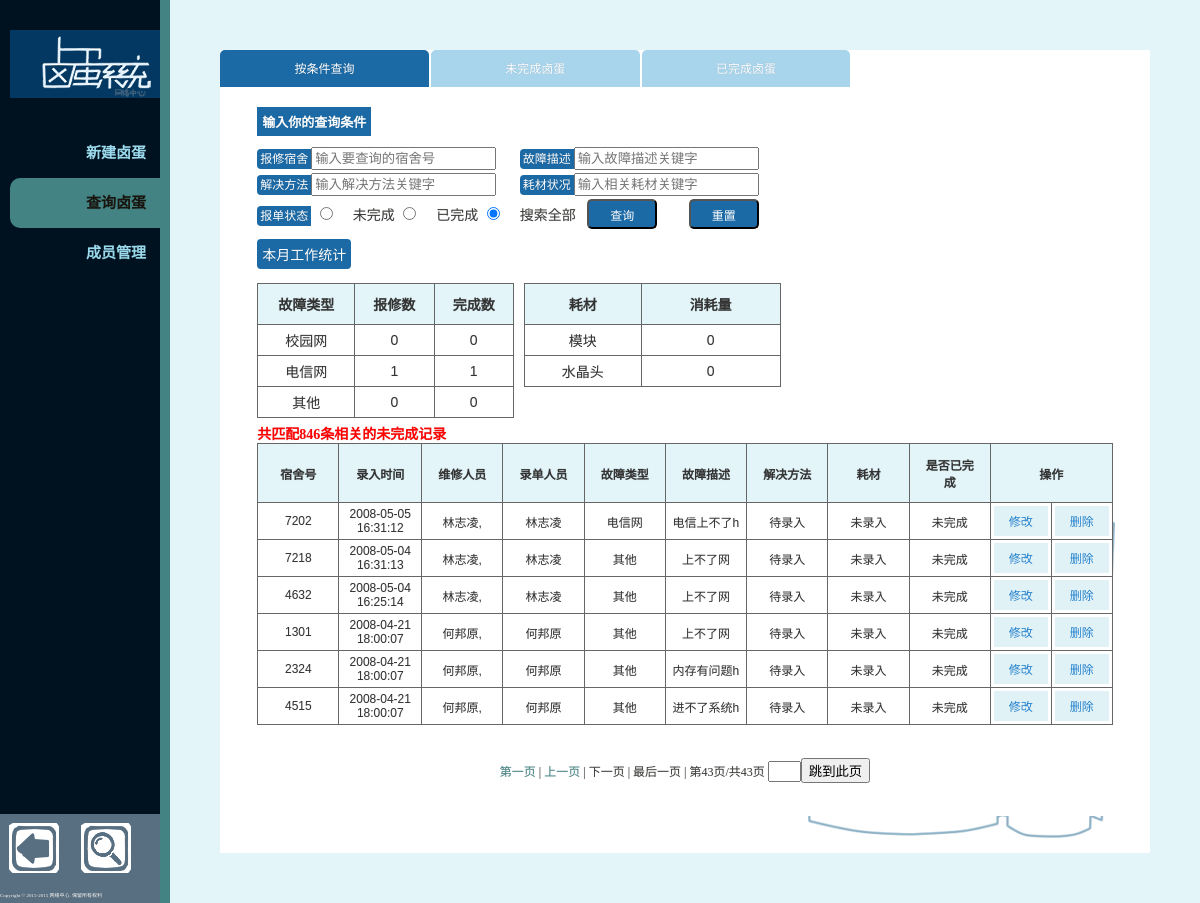
Screenshot of /searchpage.php?page=43 (signed in) with the database file from the repository.
### tables this page shows
CREATE TABLE `mark` (
  `id` int(11) NOT NULL AUTO_INCREMENT,
  `room` char(10) NOT NULL,
  `mendTime` varchar(27) NOT NULL,
  `mender` varchar(50) NOT NULL,
  `marker` varchar(50) NOT NULL,
  `type` int(10) NOT NULL,
  `reportText` text,
  `mendText` text,
  `cost` varchar(150) DEFAULT NULL,
  `isFinish` int(10) DEFAULT NULL,
  UNIQUE KEY `id` (`id`)
);

### connect.php (called while the page is built, shortened)
<?php
		$table_mark = "mark";
?>

### showResult.php (the view, shortened to what this page needs)
<?php
	function showResult($room, $discribe, $solution, $cost, $isFinish)
	{
		require "connect.php";
		if($room && $isFinish != 2)
		{
			$sql = "select * from $table_mark where room LIKE '%".$room."%' and reportText LIKE '%".$discribe."%'
			 and mendText LIKE '%".$solution."%' and cost LIKE '%".$cost."%' and isFinish = '$isFinish'";
		}
		else if($room && $isFinish == 2)
		{
			$sql = "select * from $table_mark where room LIKE '%".$room."%' and reportText LIKE '%".$discribe."%'
			 and mendText LIKE '%".$solution."%' and cost LIKE '%".$cost."%'";
		}
		else if($room == NULL && $isFinish != 2)
		{
			$sql = "select * from $table_mark where reportText LIKE '%".$discribe."%'
			 and mendText LIKE '%".$solution."%' and cost LIKE '%".$cost."%' and isFinish = '$isFinish'";
		}
		else if($room == NULL && $isFinish == 2)
		{
			$sql = "select * from $table_mark where reportText LIKE '%".$discribe."%'
			 and mendText LIKE '%".$solution."%' and cost LIKE '%".$cost."%'";
		}
		$result = $mysqli->query($sql);
		$nums = $result->num_rows;
		echo "<strong style=\"color:red;font-size:14px;\"}>共匹配".$nums."条相关的";
		if($isFinish == 0)
			echo "未完成";
		else if($isFinish == 1)
			echo "已完成";
		echo "记录</strong>";
		echo "<table width=\"100%\" cellpadding=\"1\" align=\"center\" bgcolor=\"#FFFFFF\" class=\"gridtable\">";
		echo "<tr>";
		echo "<th>宿舍号</th><th>录入时间</th><th>维修人员</th><th>录单人员</th><th>故障类型</th><th>故障描述</th><th>解决方法</th>";
		echo "<th>耗材</th><th>是否已完成</th>";
		echo "<th colspan=\"2\">操作</th>";
		echo "</tr>";
		if( 0 == $nums )
		{
			echo "<tr>";
			echo "<td colspan=\"10\">";
			echo "<center><h4>暂无记录</h4></center>";
			echo "</td>";
			echo "</tr>";
			echo "</table>";
		}
		else
		{
			$count = 20;
			$p_count = ceil($nums/$count);
			if ($_GET['page'] == 0 && !$_GET['page'])
			{
				$page = 1;
			}
			elseif($_GET['page'] < 0)
			{
				$page = 1;
			}
			elseif($_GET['page'] > $p_count)
			{
				$page = $p_count;
			}
			else
			{
				$page = $_GET['page'];
			}
			if($room && $isFinish != 2)
			{
				$sql = 	"select * from $table_mark where room LIKE '%".$room."%' and reportText LIKE '%".$discribe."%'
				and mendText LIKE '%".$solution."%' and cost LIKE '%".$cost."%' and isFinish = '$isFinish'
				ORDER BY mendtime DESC limit ".($page-1)*20 .", $count
				";
			}
			else if($room && $isFinish == 2)
			{
				$sql = "select * from $table_mark where room LIKE '%".$room."%' and reportText LIKE '%".$discribe."%'
					and mendText LIKE '%".$solution."%' and cost LIKE '%".$cost."%' ORDER BY mendtime DESC limit ".($page-1)*20 .", $count
					";
			}
			else if($room == NULL && $isFinish != 2)
			{
				$sql = "select * from $table_mark where reportText LIKE '%".$discribe."%'
				and mendText LIKE '%".$solution."%' and cost LIKE '%".$cost."%' and isFinish = '$isFinish'
				ORDER BY mendtime DESC limit ".($page-1)*20 .", $count
				";
			}
			$result = $mysqli->query($sql);
			while($row = $result->fetch_assoc())
			{
				$room = $row["room"];
				$mendTime = $row["mendTime"];
				$mendTime = substr($mendTime, 0, 19);
				$mender = $row["mender"];
				$marker = $row["marker"];
				$type = $row["type"];
				$reportText = $row["reportText"];
				$mendText = $row["mendText"];
				$cost = $row["cost"];
				$isFinish = $row["isFinish"];
				echo "<tr>";
				echo "<td>".$room."</td>";
				echo "<td>".$mendTime."</td>";
				echo "<td>".$mender."</td>";
				echo "<td>".$marker."</td>";
				switch ($type) {
					case 1:
						echo "<td>电信网</td>";
						break;
					case 2:
						echo "<td>其他</td>";
						break;
				}
				echo "<td>".$reportText."</td>";
				echo "<td>".$mendText."</td>";
				echo "<td>".$cost."</td>";
				if($isFinish == 1)
				{
					echo "<td>已完成</td>";
				}
				else
					echo "<td>未完成</td>";
				echo "<form method=\"post\" action=\"updateRecord.php\">";
				echo "<td><input class=\"button button-primary button-small\" type=\"submit\" value=\"修改\"></td>";
				echo "</form>";
				echo "<td><input class=\"button button-primary button-small\" type=\"button\" value=\"删除\"></td>";
				echo "</tr>";
			}
			echo "</table>";
			echo "<table width=\"100%\" cellpadding=\"1\" align=\"center\" bgcolor=\"#FFFFFF\" class=\"pageturn\">";
			echo "<tr><td><center>";
			$prev_page = $page-1;
			$next_page = $page+1;
			if($page <= 1 )
			{
				echo "第一页  | ";
			}
			else
			{
				echo "<a href='$PATH_INFO?page=1'>第一页  </a>| ";
			}
			if($prev_page < 1 )
			{
				echo "上一页  | ";
			}
			else
			{
				echo "<a href='$PATH_INFO?page=$prev_page'>上一页  </a>| ";
			}
			if( $next_page > $p_count )
			{
				echo "下一页  | ";
			}
			else
			{
				echo "<a href='$PATH_INFO?page=$next_page'>下一页  </a>| ";
			}
			if( $page >= $p_count )
			{
				echo "最后一页  | ";
			}
			else
			{
				echo "<a href='$PATH_INFO?page=$p_count'>最后一页  </a>| ";
			}
			echo "第".$page."页/共".$p_count."页 ";
			echo "<form action=\"$PATH_INFO\" method=\"GET\" id=\"pageLink\">";
			echo "<input type=\"text\" name=\"page\"/ size=\"1\">";
			echo "<input type=\"submit\" value=\"跳到此页\">";
			echo "</form>";
			echo "</center>";
			echo "</td>";
			echo "</tr>";
			echo "</table>";
		}
	}
?>

### css/style.css (style rules this page uses)
body { font-family: Microsoft Yahei,"微软雅黑","Hiragino Sans GB","Hiragino Sans GB W3","STHeiti","Heiti SC",'WenQuanYi Micro Hei',"宋体"; font-size: 14px; font-size: .14rem; color: #3a3a38; margin: 0; padding: 0; background: #e3f5f9; }
html { font-size: 100px; text-shadow: rgba(50, 50, 50, 0.2) 0 0 1px; }
* { image-rendering: -moz-crisp-edges; image-rendering: -o-crisp-edges; image-rendering: -webkit-optimize-contrast; image-rendering: optimize-contrast; -ms-interpolation-mode: nearest-neighbor; -webkit-box-sizing: border-box; -moz-box-sizing: border-box; box-sizing: border-box; text-rendering: optimizeLegibility; }
a:link, a:visited { color: #dd230a; text-decoration: none; }
a, a:hover { outline: none; }
@media (max-width: 1366px) { #record table.gridtable { font-family: verdana,arial,sans-serif; font-size:12px; color:#333333; border-width: 2px; border-color: #666666; border-collapse: collapse; } }
@media (max-width: 1366px) { #record table.gridtable th { border-width: 1px; padding: 12px; border-style: solid; border-color: #666666; background-color: #e3f5f9; width: 10%; } }
@media (max-width: 1366px) { #record table.gridtable td { border-width: 1px; padding: 3px; border-style: solid; border-color: #666666; background-color: #ffffff; text-align: center; } }
@media (max-width: 1366px) { #record table.pageturn { padding: 30px; font-size: 12px; } }
@media (max-width: 1366px) { #record table a { color: #438383; } }
@media (max-width: 1366px) { #pageLink { display: inline; } }

### rows the page displays
mark: room "7202", mendTime "2008-05-05 16:31:12", mender "林志凌,", marker "林志凌", type "电信网", reportText "电信上不了h", mendText "待录入", cost "未录入", isFinish "未完成"
mark: room "7218", mendTime "2008-05-04 16:31:13", mender "林志凌,", marker "林志凌", type "其他", reportText "上不了网", mendText "待录入", cost "未录入", isFinish "未完成"
mark: room "4632", mendTime "2008-05-04 16:25:14", mender "林志凌,", marker "林志凌", type "其他", reportText "上不了网", mendText "待录入", cost "未录入", isFinish "未完成"
mark: room "1301", mendTime "2008-04-21 18:00:07", mender "何邦原,", marker "何邦原", type "其他", reportText "上不了网", mendText "待录入", cost "未录入", isFinish "未完成"
mark: room "2324", mendTime "2008-04-21 18:00:07", mender "何邦原,", marker "何邦原", type "其他", reportText "内存有问题h", mendText "待录入", cost "未录入", isFinish "未完成"
mark: room "4515", mendTime "2008-04-21 18:00:07", mender "何邦原,", marker "何邦原", type "其他", reportText "进不了系统h", mendText "待录入", cost "未录入", isFinish "未完成"

### other values shown
$count "0"
$count "1"
$nums "846"
$page "43"
$p_count "43"
